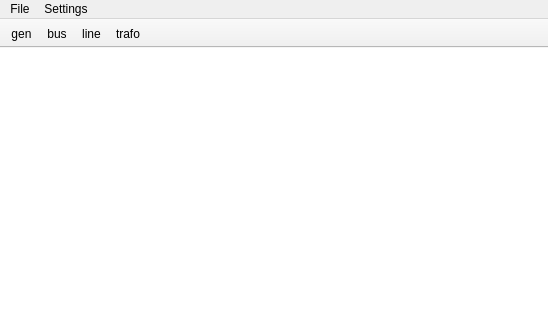
<?xml version="1.0" encoding="UTF-8"?>
<ui version="4.0">
 <class>MainWindow</class>
 <widget class="QMainWindow" name="MainWindow">
  <property name="geometry">
   <rect>
    <x>0</x>
    <y>0</y>
    <width>548</width>
    <height>322</height>
   </rect>
  </property>
  <property name="windowTitle">
   <string>MainWindow</string>
  </property>
  <widget class="QWidget" name="centralwidget">
   <property name="styleSheet">
    <string notr="true">background-color: rgb(255, 255, 255);</string>
   </property>
  </widget>
  <widget class="QMenuBar" name="menuBar">
   <property name="geometry">
    <rect>
     <x>0</x>
     <y>0</y>
     <width>548</width>
     <height>23</height>
    </rect>
   </property>
   <widget class="QMenu" name="menuFile">
    <property name="title">
     <string>File</string>
    </property>
    <addaction name="actionOpen"/>
    <addaction name="actionSave"/>
    <addaction name="actionSave_as"/>
    <addaction name="actionExit"/>
   </widget>
   <widget class="QMenu" name="menuSettings">
    <property name="title">
     <string>Settings</string>
    </property>
   </widget>
   <addaction name="menuFile"/>
   <addaction name="menuSettings"/>
  </widget>
  <widget class="QToolBar" name="toolBar">
   <property name="windowTitle">
    <string>toolBar</string>
   </property>
   <property name="movable">
    <bool>false</bool>
   </property>
   <property name="iconSize">
    <size>
     <width>40</width>
     <height>40</height>
    </size>
   </property>
   <attribute name="toolBarArea">
    <enum>TopToolBarArea</enum>
   </attribute>
   <attribute name="toolBarBreak">
    <bool>false</bool>
   </attribute>
   <addaction name="actiongen"/>
   <addaction name="actionbus"/>
   <addaction name="actionline"/>
   <addaction name="actiontrafo"/>
  </widget>
  <action name="actionOpen">
   <property name="text">
    <string>Open</string>
   </property>
  </action>
  <action name="actionSave">
   <property name="text">
    <string>Save</string>
   </property>
  </action>
  <action name="actionSave_as">
   <property name="text">
    <string>Save as</string>
   </property>
  </action>
  <action name="actionExit">
   <property name="text">
    <string>Exit</string>
   </property>
  </action>
  <action name="actiongen">
   <property name="enabled">
    <bool>true</bool>
   </property>
   <property name="icon">
    <iconset resource="components_icons.qrc">
     <normaloff>:/Icons/gen.png</normaloff>:/Icons/gen.png</iconset>
   </property>
   <property name="text">
    <string>gen</string>
   </property>
   <property name="menuRole">
    <enum>QAction::MenuRole::NoRole</enum>
   </property>
  </action>
  <action name="actionbus">
   <property name="icon">
    <iconset resource="components_icons.qrc">
     <normaloff>:/Icons/bus.png</normaloff>:/Icons/bus.png</iconset>
   </property>
   <property name="text">
    <string>bus</string>
   </property>
   <property name="menuRole">
    <enum>QAction::MenuRole::NoRole</enum>
   </property>
  </action>
  <action name="actionline">
   <property name="icon">
    <iconset resource="components_icons.qrc">
     <normaloff>:/Icons/line.png</normaloff>
     <normalon>:/Icons/line.png</normalon>:/Icons/line.png</iconset>
   </property>
   <property name="text">
    <string>line</string>
   </property>
   <property name="menuRole">
    <enum>QAction::MenuRole::NoRole</enum>
   </property>
  </action>
  <action name="actiontrafo">
   <property name="icon">
    <iconset resource="components_icons.qrc">
     <normaloff>:/Icons/trafo.png</normaloff>:/Icons/trafo.png</iconset>
   </property>
   <property name="text">
    <string>trafo</string>
   </property>
   <property name="menuRole">
    <enum>QAction::MenuRole::NoRole</enum>
   </property>
  </action>
 </widget>
 <resources>
  <include location="components_icons.qrc"/>
 </resources>
 <connections/>
</ui>
